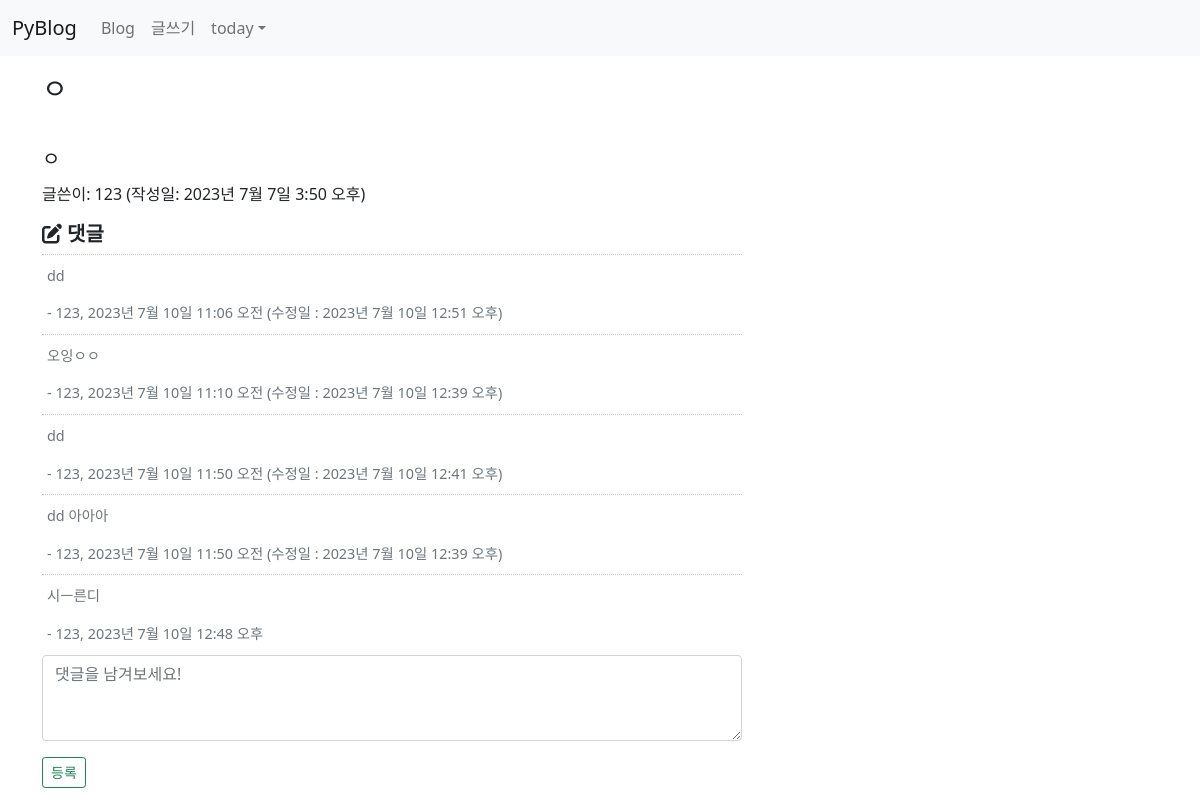
Page /blog/21/ (signed in) on the committed database.
### blog/models.py (models this page shows, shortened)
class Post(models.Model):
    author = models.ForeignKey(User, on_delete=models.CASCADE)
    title = models.CharField(max_length=100)  #제목
    content = models.TextField()              #내용
    pub_date = models.DateTimeField()         #발행일
    modify_date = models.DateTimeField(null=True, blank=True) #입력 폼이 비어도 됨
    photo = models.ImageField(upload_to='blog/images/%Y/%m/%d/',
                    null=True, blank=True)  #null 허용, 파일을 첨부하지 않을수 있음
    file = models.FileField(upload_to='blog/files/%Y/%m/%d/',
                    null=True, blank=True)
    category = models.ForeignKey(Category, null=True, blank=True,
                    on_delete=models.SET_NULL)

class Comment(models.Model):
    author = models.ForeignKey(User, on_delete=models.CASCADE)
    content = models.TextField()
    pub_date = models.DateTimeField()
    modify_date = models.DateTimeField(null=True, blank=True)
    post = models.ForeignKey(Post, null=True, blank=True,
                     on_delete=models.CASCADE)

### blog/views.py (the view)
# urls.py: path('<int:post_id>/', views.detail, name='detail'), #상세 페이지
def detail(request, post_id):
    post = Post.objects.get(id=post_id)
    categories = Category.objects.all()  # 카테고리 전체 검색
    context = {'post': post, 'categories': categories}
    return render(request, 'blog/detail.html', context)

### templates/blog/detail.html (shortened to what this page needs)
{% extends 'base.html' %}
{% block content %}
<div class="container my-3">
    <section id="detail">
        <h3>{{ post.title }}</h3>
        <h5 style="white-space: pre-line; line-height: 1.5">
            {{ post.content }}
        </h5>
        <p>글쓴이: {{ post.author }} (작성일: {{ post.pub_date }})</p>
        <div class="mt-3">
            <h5><i class="fa-solid fa-pen-to-square"> 댓글</i></h5>
            {% for comment in post.comment_set.all %}
            <div class="comment text-muted">
                <span>{{ comment.content|linebreaks }}</span>
                <span> - {{ comment.author }}, {{ comment.pub_date }}
                    {% if comment.modify_date %}
                    (수정일 : {{ comment.modify_date }})</span>
                    {% endif %}
            </div>
            {% endfor %}
        </div>
        <div>
            <form action="{% url 'blog:comment_create' post.id %}" method="post">
                <div class="form-group">
                    <textarea name="content" rows="3"
                              placeholder="댓글을 남겨보세요!"
                              class="form-control"></textarea>
                    <button type="submit"
                            class="mt-3 btn btn-sm btn-outline-success">등록</button>
                </div>
            </form>
        </div>
    </section>
</div>
{% endblock %}

### templates/navbar.html (shortened to what this page needs)
{% load socialaccount %}
<nav class="navbar navbar-expand-lg navbar-light bg-light">
  <div class="container-fluid">
    <a class="navbar-brand" href="/">PyBlog</a>
    <div class="collapse navbar-collapse" id="navbarNavDropdown">
      <ul class="navbar-nav">
        <li class="nav-item">
          <a class="nav-link" href="{% url 'blog:post_list' %}">Blog</a>
        </li>
        <li class="nav-item">
          <a class="nav-link" href="{% url 'blog:post_create' %}">글쓰기</a>
        </li>
      </ul>
      <ul class="navbar-nav ml-auto">
        {% if user.is_authenticated %}
          <li class="nav-item dropdown">
            <a class="nav-link dropdown-toggle" href="#" id="navbarDropdownMenuLink"
              data-bs-toggle="dropdown">{{ user.username }}</a>
          </li>
        {% else %}
          <li class="nav-item">
            <a class="nav-link" href="#" data-bs-target="#loginModal"
              data-bs-toggle="modal">로그인</a>
          </li>
        {% endif %}
      </ul>
    </div>
  </div>
</nav>

### static/blog/css/style.css (style rules this page uses)
a { text-decoration: none; }
.comment { border-top: 1px dotted #ccc; padding: 10px 5px; font-size: 0.9em; }
#detail { width: 700px; float: left; }

### rows in the picture
Post: title "ㅇ", content "ㅇ", author "123", pub_date "2023년 7월 7일 3:50 오후"
Comment: content "dd", author "123", pub_date "2023년 7월 10일 11:06 오전", modify_date "2023년 7월 10일 12:51 오후"
Comment: content "오잉ㅇㅇ", author "123", pub_date "2023년 7월 10일 11:10 오전", modify_date "2023년 7월 10일 12:39 오후"
Comment: content "dd", author "123", pub_date "2023년 7월 10일 11:50 오전", modify_date "2023년 7월 10일 12:41 오후"
Comment: content "dd 아아아", author "123", pub_date "2023년 7월 10일 11:50 오전", modify_date "2023년 7월 10일 12:39 오후"
Comment: content "시ㅡ른디", author "123", pub_date "2023년 7월 10일 12:48 오후"

### other values in the picture
{{ user.username }} "today"
